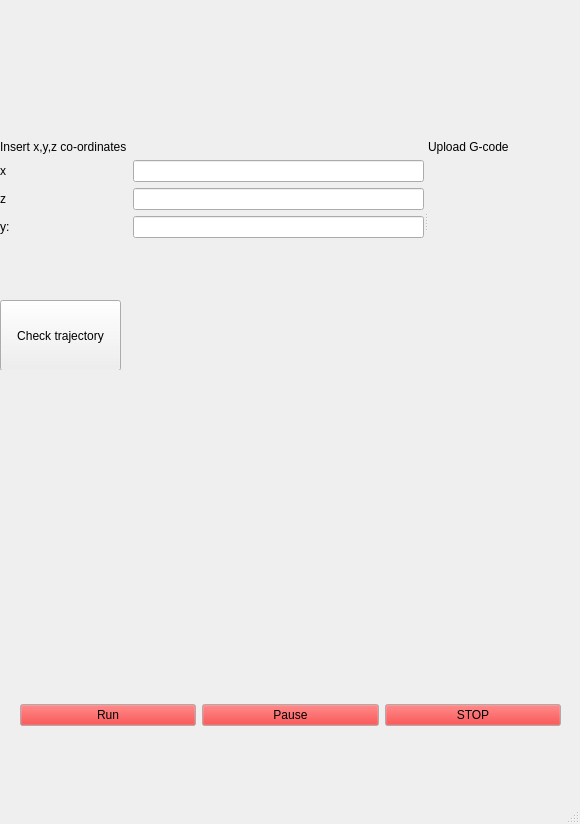
<?xml version="1.0" encoding="UTF-8"?>
<ui version="4.0">
 <class>MainWindow</class>
 <widget class="QMainWindow" name="MainWindow">
  <property name="geometry">
   <rect>
    <x>0</x>
    <y>0</y>
    <width>580</width>
    <height>824</height>
   </rect>
  </property>
  <property name="windowTitle">
   <string>MainWindow</string>
  </property>
  <widget class="QWidget" name="centralwidget">
   <widget class="QLabel" name="label_pic">
    <property name="geometry">
     <rect>
      <x>0</x>
      <y>0</y>
      <width>581</width>
      <height>141</height>
     </rect>
    </property>
    <property name="autoFillBackground">
     <bool>true</bool>
    </property>
    <property name="styleSheet">
     <string notr="true"/>
    </property>
    <property name="text">
     <string/>
    </property>
    <property name="pixmap">
     <pixmap>Logo.png</pixmap>
    </property>
    <property name="scaledContents">
     <bool>true</bool>
    </property>
   </widget>
   <widget class="QPushButton" name="pushButton">
    <property name="geometry">
     <rect>
      <x>0</x>
      <y>300</y>
      <width>121</width>
      <height>71</height>
     </rect>
    </property>
    <property name="text">
     <string>Check trajectory</string>
    </property>
   </widget>
   <widget class="QLabel" name="label_pic_2">
    <property name="geometry">
     <rect>
      <x>0</x>
      <y>370</y>
      <width>581</width>
      <height>291</height>
     </rect>
    </property>
    <property name="autoFillBackground">
     <bool>true</bool>
    </property>
    <property name="styleSheet">
     <string notr="true"/>
    </property>
    <property name="text">
     <string/>
    </property>
    <property name="pixmap">
     <pixmap>logistic-3d-poincare-plot-chaotic-regime-animated.gif</pixmap>
    </property>
    <property name="scaledContents">
     <bool>true</bool>
    </property>
   </widget>
   <widget class="QWidget" name="layoutWidget">
    <property name="geometry">
     <rect>
      <x>20</x>
      <y>670</y>
      <width>541</width>
      <height>91</height>
     </rect>
    </property>
    <layout class="QHBoxLayout" name="horizontalLayout">
     <item>
      <widget class="QPushButton" name="ESTOP_2">
       <property name="palette">
        <palette>
         <active>
          <colorrole role="WindowText">
           <brush brushstyle="SolidPattern">
            <color alpha="255">
             <red>255</red>
             <green>255</green>
             <blue>255</blue>
            </color>
           </brush>
          </colorrole>
          <colorrole role="Button">
           <brush brushstyle="SolidPattern">
            <color alpha="255">
             <red>255</red>
             <green>0</green>
             <blue>0</blue>
            </color>
           </brush>
          </colorrole>
         </active>
         <inactive>
          <colorrole role="WindowText">
           <brush brushstyle="SolidPattern">
            <color alpha="255">
             <red>255</red>
             <green>255</green>
             <blue>255</blue>
            </color>
           </brush>
          </colorrole>
          <colorrole role="Button">
           <brush brushstyle="SolidPattern">
            <color alpha="255">
             <red>255</red>
             <green>0</green>
             <blue>0</blue>
            </color>
           </brush>
          </colorrole>
         </inactive>
         <disabled>
          <colorrole role="WindowText">
           <brush brushstyle="SolidPattern">
            <color alpha="255">
             <red>159</red>
             <green>158</green>
             <blue>158</blue>
            </color>
           </brush>
          </colorrole>
          <colorrole role="Button">
           <brush brushstyle="SolidPattern">
            <color alpha="255">
             <red>255</red>
             <green>0</green>
             <blue>0</blue>
            </color>
           </brush>
          </colorrole>
         </disabled>
        </palette>
       </property>
       <property name="text">
        <string>Run</string>
       </property>
      </widget>
     </item>
     <item>
      <widget class="QPushButton" name="ESTOP_3">
       <property name="palette">
        <palette>
         <active>
          <colorrole role="WindowText">
           <brush brushstyle="SolidPattern">
            <color alpha="255">
             <red>255</red>
             <green>255</green>
             <blue>255</blue>
            </color>
           </brush>
          </colorrole>
          <colorrole role="Button">
           <brush brushstyle="SolidPattern">
            <color alpha="255">
             <red>255</red>
             <green>0</green>
             <blue>0</blue>
            </color>
           </brush>
          </colorrole>
         </active>
         <inactive>
          <colorrole role="WindowText">
           <brush brushstyle="SolidPattern">
            <color alpha="255">
             <red>255</red>
             <green>255</green>
             <blue>255</blue>
            </color>
           </brush>
          </colorrole>
          <colorrole role="Button">
           <brush brushstyle="SolidPattern">
            <color alpha="255">
             <red>255</red>
             <green>0</green>
             <blue>0</blue>
            </color>
           </brush>
          </colorrole>
         </inactive>
         <disabled>
          <colorrole role="WindowText">
           <brush brushstyle="SolidPattern">
            <color alpha="255">
             <red>159</red>
             <green>158</green>
             <blue>158</blue>
            </color>
           </brush>
          </colorrole>
          <colorrole role="Button">
           <brush brushstyle="SolidPattern">
            <color alpha="255">
             <red>255</red>
             <green>0</green>
             <blue>0</blue>
            </color>
           </brush>
          </colorrole>
         </disabled>
        </palette>
       </property>
       <property name="text">
        <string>Pause</string>
       </property>
      </widget>
     </item>
     <item>
      <widget class="QPushButton" name="ESTOP">
       <property name="palette">
        <palette>
         <active>
          <colorrole role="WindowText">
           <brush brushstyle="SolidPattern">
            <color alpha="255">
             <red>255</red>
             <green>255</green>
             <blue>255</blue>
            </color>
           </brush>
          </colorrole>
          <colorrole role="Button">
           <brush brushstyle="SolidPattern">
            <color alpha="255">
             <red>255</red>
             <green>0</green>
             <blue>0</blue>
            </color>
           </brush>
          </colorrole>
         </active>
         <inactive>
          <colorrole role="WindowText">
           <brush brushstyle="SolidPattern">
            <color alpha="255">
             <red>255</red>
             <green>255</green>
             <blue>255</blue>
            </color>
           </brush>
          </colorrole>
          <colorrole role="Button">
           <brush brushstyle="SolidPattern">
            <color alpha="255">
             <red>255</red>
             <green>0</green>
             <blue>0</blue>
            </color>
           </brush>
          </colorrole>
         </inactive>
         <disabled>
          <colorrole role="WindowText">
           <brush brushstyle="SolidPattern">
            <color alpha="255">
             <red>159</red>
             <green>158</green>
             <blue>158</blue>
            </color>
           </brush>
          </colorrole>
          <colorrole role="Button">
           <brush brushstyle="SolidPattern">
            <color alpha="255">
             <red>255</red>
             <green>0</green>
             <blue>0</blue>
            </color>
           </brush>
          </colorrole>
         </disabled>
        </palette>
       </property>
       <property name="text">
        <string>STOP</string>
       </property>
      </widget>
     </item>
    </layout>
   </widget>
   <widget class="QSplitter" name="splitter">
    <property name="geometry">
     <rect>
      <x>0</x>
      <y>140</y>
      <width>571</width>
      <height>161</height>
     </rect>
    </property>
    <property name="orientation">
     <enum>Qt::Horizontal</enum>
    </property>
    <widget class="QWidget" name="layoutWidget">
     <layout class="QFormLayout" name="formLayout">
      <property name="fieldGrowthPolicy">
       <enum>QFormLayout::AllNonFixedFieldsGrow</enum>
      </property>
      <item row="0" column="0">
       <widget class="QLabel" name="label">
        <property name="text">
         <string>Insert x,y,z co-ordinates</string>
        </property>
       </widget>
      </item>
      <item row="1" column="0">
       <widget class="QLabel" name="xInput">
        <property name="text">
         <string>x</string>
        </property>
       </widget>
      </item>
      <item row="1" column="1">
       <widget class="QLineEdit" name="xLineEdit"/>
      </item>
      <item row="2" column="0">
       <widget class="QLabel" name="zInput">
        <property name="text">
         <string>z</string>
        </property>
       </widget>
      </item>
      <item row="2" column="1">
       <widget class="QLineEdit" name="zLineEdit"/>
      </item>
      <item row="3" column="0">
       <widget class="QLabel" name="yInput">
        <property name="text">
         <string>y:</string>
        </property>
       </widget>
      </item>
      <item row="3" column="1">
       <widget class="QLineEdit" name="yLineEdit"/>
      </item>
     </layout>
    </widget>
    <widget class="QWidget" name="layoutWidget_2">
     <layout class="QFormLayout" name="formLayout_2">
      <property name="fieldGrowthPolicy">
       <enum>QFormLayout::AllNonFixedFieldsGrow</enum>
      </property>
      <item row="0" column="0">
       <widget class="QLabel" name="label_2">
        <property name="text">
         <string>Upload G-code</string>
        </property>
       </widget>
      </item>
     </layout>
    </widget>
   </widget>
  </widget>
  <widget class="QMenuBar" name="menubar">
   <property name="geometry">
    <rect>
     <x>0</x>
     <y>0</y>
     <width>580</width>
     <height>25</height>
    </rect>
   </property>
  </widget>
  <widget class="QStatusBar" name="statusbar"/>
 </widget>
 <resources/>
 <connections/>
</ui>
